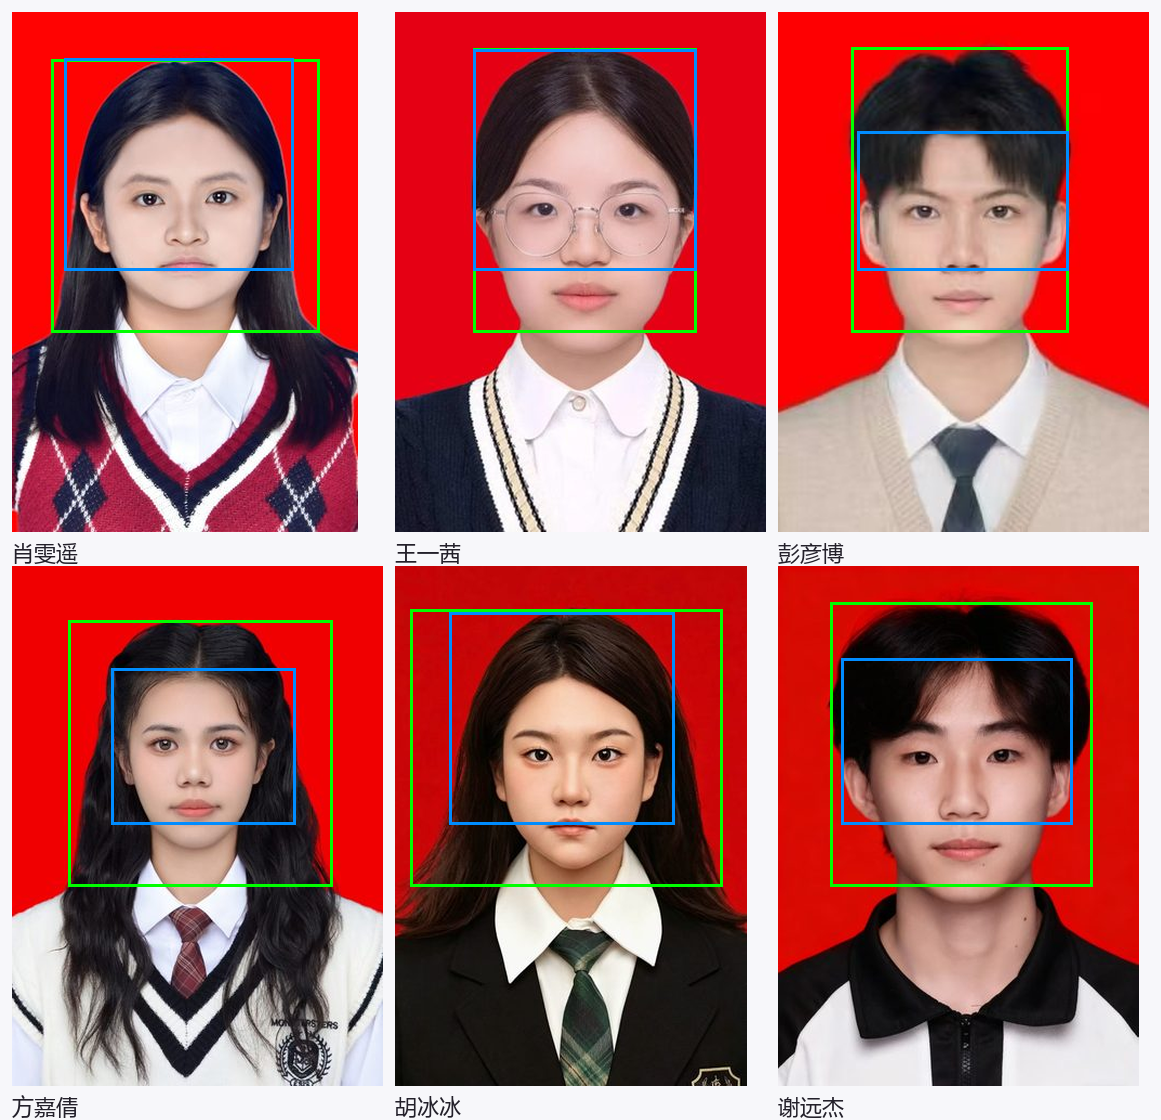

Write Python code to recreate this figure.
# -*- coding: utf-8 -*-
"""把检测到的框画在原图上，肉眼确认到底框住了什么"""
import os
from PIL import Image, ImageDraw

SRC = r'D:\yxy\wx_project1\mockups\_nurses_3x4'
OUT = r'D:\yxy\wx_project1\mockups\_diag_boxes.png'
ORDER = [u'肖雯遥', u'王一茜', u'彭彦博', u'方嘉倩', u'胡冰冰', u'谢远杰']


def is_skin(r, g, b):
    mx, mn = max(r, g, b), min(r, g, b)
    return (r > 95 and g > 40 and b > 20 and mx - mn > 15
            and abs(r - g) > 15 and r > g and r > b)


def subject_bbox(im, ratio=0.62):
    w, h = im.size
    px = im.load()
    band = int(h * ratio)
    minx, miny, maxx, maxy = w, band, -1, -1
    for y in range(0, band, 2):
        for x in range(0, w, 2):
            r, g, b = px[x, y]
            if not (r > 150 and (r - g) > 90 and (r - b) > 90):
                minx = min(minx, x); maxx = max(maxx, x)
                miny = min(miny, y); maxy = max(maxy, y)
    return minx, miny, maxx, maxy


def face_bbox(im, ratio=0.50):
    w, h = im.size
    px = im.load()
    band = int(h * ratio)
    minx, miny, maxx, maxy = w, band, -1, -1
    for y in range(0, band):
        for x in range(0, w):
            r, g, b = px[x, y]
            if is_skin(r, g, b):
                minx = min(minx, x); maxx = max(maxx, x)
                miny = min(miny, y); maxy = max(maxy, y)
    return minx, miny, maxx, maxy


th = 520
cols, pad = 3, 12
cells = []
for name in ORDER:
    im = Image.open(os.path.join(SRC, name + '.jpg')).convert('RGB')
    s = th / float(im.size[1])
    im = im.resize((int(im.size[0] * s), th), Image.LANCZOS)
    d = ImageDraw.Draw(im)
    sx0, sy0, sx1, sy1 = subject_bbox(Image.open(os.path.join(SRC, name + '.jpg')).convert('RGB'))
    fx0, fy0, fx1, fy1 = face_bbox(Image.open(os.path.join(SRC, name + '.jpg')).convert('RGB'))
    d.rectangle((sx0 * s, sy0 * s, sx1 * s, sy1 * s), outline=(0, 255, 0), width=3)
    d.rectangle((fx0 * s, fy0 * s, fx1 * s, fy1 * s), outline=(0, 140, 255), width=3)
    cells.append((name, im))

cw = max(c[1].size[0] for c in cells)
canvas = Image.new('RGB', ((cw + pad) * cols + pad, (th + 34) * 2 + pad), (247, 247, 250))
dd = ImageDraw.Draw(canvas)
try:
    from PIL import ImageFont
    font = ImageFont.truetype(r'C:\Windows\Fonts\msyh.ttc', 22)
except Exception:
    font = None
for i, (name, im) in enumerate(cells):
    x = pad + (i % cols) * (cw + pad)
    y = pad + (i // cols) * (th + 34)
    canvas.paste(im, (x, y))
    dd.text((x, y + th + 5), name, fill=(35, 32, 42), font=font)
canvas.save(OUT, 'PNG')
print(u'saved %s  绿框=非红主体(0.62h)  蓝框=肤色(0.50h)' % OUT)
